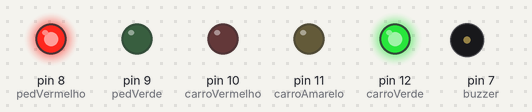
Bench run of a sketch on a simulated Arduino Uno, built with avr-gcc and run on an emulated ATmega328P. Parts: output pins drawn as LEDs (lit = HIGH), buzzer (waves = sounding).

Above: at 0.1 s.
At 7.1 s:
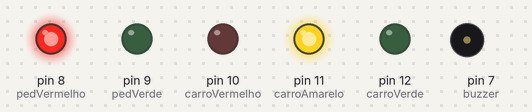
At 18.62 s:
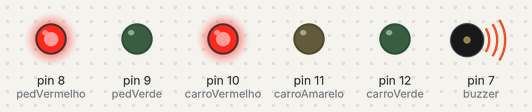
At 20.12 s:
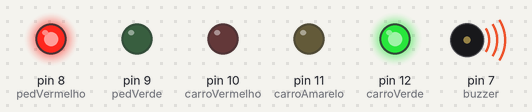
At 30.1 s:
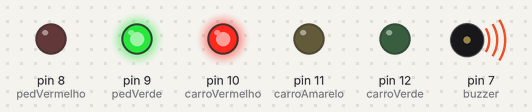
At 39.87 s:
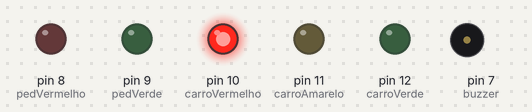
Timing chart, 0 to 40.0 s (numbered marks = the images above):
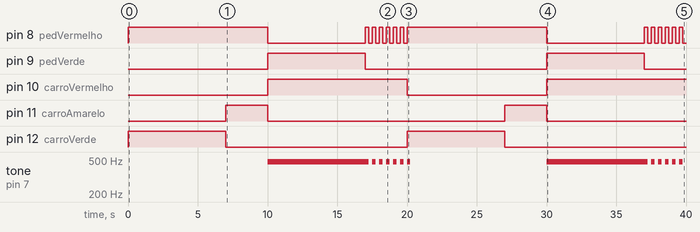

The sketch:

programasemaforoPronto.ino.ino
```cpp
/* Semáforo para deficientes visuais
   Alunos: David Teixeira, Artur Capucho, Gabriel Fonseca, Igor Oliveira e Lucas de Carvalho
   Revisão e Data: 1, 07/11/2019
   Data: 02/11/2019
 *************************************************************************
*/
/* Declaração de variáveis */
int pedVermelho = 8;   // Define os pinos que serão utilizados
int pedVerde = 9;
int carroVermelho = 10;
int carroAmarelo = 11;
int carroVerde = 12;
int buzzer = 7;


void setup() // Define os pinos como saidas
{
  /* Setup saídas */
  pinMode(pedVerde,      OUTPUT);
  pinMode(pedVermelho,   OUTPUT);
  pinMode(carroVerde,    OUTPUT);
  pinMode(carroAmarelo,  OUTPUT);
  pinMode(carroVermelho, OUTPUT);
  pinMode(buzzer,        OUTPUT);


  /* Declara valores iniciais para as saídas */
  digitalWrite(carroVerde,    HIGH); // Coloca na posição inicial. Somente o verde dos carros e o vermelho dos pedestres acesos
  digitalWrite(carroVermelho, LOW);
  digitalWrite(carroAmarelo,  LOW);
  digitalWrite(pedVerde,      LOW);
  digitalWrite(pedVermelho,   HIGH);
  digitalWrite(buzzer,        LOW);
}

void loop()
{
  digitalWrite(carroVerde,    HIGH); // Acende o verde dos carros e o vermelho dos pedestres
  digitalWrite(pedVermelho,   HIGH);
  delay(7000); // Aguarda 5 segundos

  digitalWrite(carroVerde,    LOW);
  digitalWrite(carroAmarelo,  HIGH); // Apaga o verde dos carros e acende o amarelo
  delay(3000); // Aguarda mais 3 segundos

  digitalWrite(carroAmarelo,  LOW); // Apaga o amarelo dos carros e acende o vermelho
  digitalWrite(carroVermelho, HIGH);
  digitalWrite(pedVermelho,   LOW); // Apaga o vermelho dos pedestres e acende o verde
  digitalWrite(pedVerde,      HIGH);
  tone(buzzer,480,7000); // Buzzer começa a tocar, indicando o sinal verde para pedestres
  delay(7000);  // Aguarda mais 5 segundos

  digitalWrite(pedVerde,      LOW);
  tone(7,480,250);

  for (int x = 0; x < 6; x++) // Pisca o vermelho dos pedestres
  {
    digitalWrite(pedVermelho, HIGH);
    delay(250);
    digitalWrite(pedVermelho, LOW);
    delay(250);
    tone(7,480,250);
    noTone(7);
    tone(7,480,250);
  }

  digitalWrite(carroVermelho, LOW);

}
```

Measured:
- by itself, pin 9 (pedVerde): alternates HIGH for 7.0 s and LOW for 13.0 s
- by itself, pin 10 (carroVermelho): LOW → HIGH at 10.0 s, → LOW 10.0 s later, → HIGH 10.0 s later
- by itself, pin 11 (carroAmarelo): alternates HIGH for 3.0 s and LOW for 17.0 s
- by itself, pin 12 (carroVerde): HIGH → LOW at 7.0 s, → HIGH 13.0 s later, → LOW 7.0 s later
- by itself, pin 8 (pedVermelho): goes LOW 7.0 s, 6 × (HIGH 0.25 s, LOW 0.25 s), HIGH 10.0 s, LOW 7.0 s, 5 × (HIGH 0.25 s, LOW 0.25 s), HIGH 0.25 s, then LOW
- by itself, tone on pin 7 (buzzer): goes 480 Hz 7.3 s, 6 × (silent 0.25 s, 480 Hz 0.25 s), silent 9.8 s, 480 Hz 7.3 s, 5 × (silent 0.25 s, 480 Hz 0.25 s), then silent
